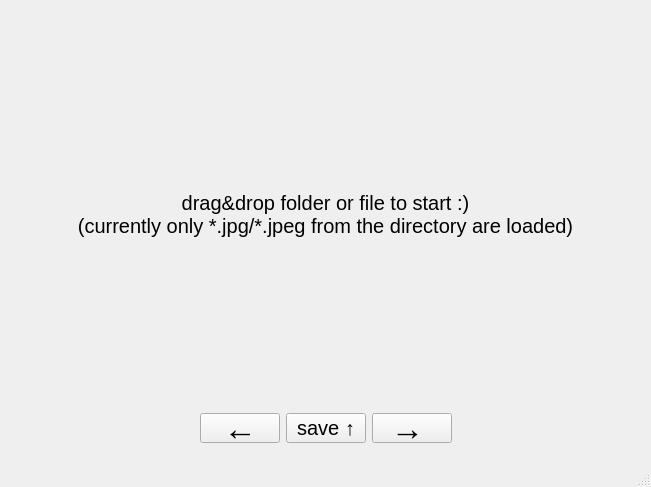
<?xml version="1.0" encoding="UTF-8"?>
<ui version="4.0">
 <class>CullendulaMainWindow</class>
 <widget class="QMainWindow" name="CullendulaMainWindow">
  <property name="geometry">
   <rect>
    <x>0</x>
    <y>0</y>
    <width>651</width>
    <height>487</height>
   </rect>
  </property>
  <property name="sizePolicy">
   <sizepolicy hsizetype="Minimum" vsizetype="Minimum">
    <horstretch>0</horstretch>
    <verstretch>0</verstretch>
   </sizepolicy>
  </property>
  <property name="acceptDrops">
   <bool>false</bool>
  </property>
  <property name="windowTitle">
   <string>Cullendula - your smol helper to pick the best shots</string>
  </property>
  <widget class="QWidget" name="centralWidget">
   <property name="sizePolicy">
    <sizepolicy hsizetype="Preferred" vsizetype="Fixed">
     <horstretch>0</horstretch>
     <verstretch>0</verstretch>
    </sizepolicy>
   </property>
   <property name="acceptDrops">
    <bool>false</bool>
   </property>
   <layout class="QGridLayout" name="gridLayout">
    <item row="0" column="0">
     <widget class="QWidget" name="verticalWidget" native="true">
      <property name="sizePolicy">
       <sizepolicy hsizetype="Expanding" vsizetype="Expanding">
        <horstretch>0</horstretch>
        <verstretch>0</verstretch>
       </sizepolicy>
      </property>
      <layout class="QVBoxLayout" name="verticalLayout">
       <item>
        <widget class="QLabel" name="centerLabel">
         <property name="sizePolicy">
          <sizepolicy hsizetype="Expanding" vsizetype="Expanding">
           <horstretch>0</horstretch>
           <verstretch>0</verstretch>
          </sizepolicy>
         </property>
         <property name="font">
          <font>
           <pointsize>15</pointsize>
          </font>
         </property>
         <property name="acceptDrops">
          <bool>true</bool>
         </property>
         <property name="autoFillBackground">
          <bool>false</bool>
         </property>
         <property name="text">
          <string>drag&amp;drop folder or file to start :)
(currently only *.jpg/*.jpeg from the directory are loaded)</string>
         </property>
         <property name="scaledContents">
          <bool>false</bool>
         </property>
         <property name="alignment">
          <set>Qt::AlignCenter</set>
         </property>
         <property name="wordWrap">
          <bool>true</bool>
         </property>
        </widget>
       </item>
       <item>
        <layout class="QHBoxLayout" name="horizontalLayout">
         <item>
          <spacer name="horizontalSpacer">
           <property name="orientation">
            <enum>Qt::Horizontal</enum>
           </property>
           <property name="sizeHint" stdset="0">
            <size>
             <width>40</width>
             <height>20</height>
            </size>
           </property>
          </spacer>
         </item>
         <item>
          <widget class="QPushButton" name="leftPB">
           <property name="minimumSize">
            <size>
             <width>0</width>
             <height>0</height>
            </size>
           </property>
           <property name="maximumSize">
            <size>
             <width>16777215</width>
             <height>30</height>
            </size>
           </property>
           <property name="font">
            <font>
             <pointsize>25</pointsize>
             <weight>75</weight>
             <bold>true</bold>
             <kerning>true</kerning>
            </font>
           </property>
           <property name="text">
            <string>←</string>
           </property>
           <property name="shortcut">
            <string>Left</string>
           </property>
           <property name="autoRepeat">
            <bool>true</bool>
           </property>
          </widget>
         </item>
         <item>
          <widget class="QPushButton" name="savePB">
           <property name="maximumSize">
            <size>
             <width>16777215</width>
             <height>30</height>
            </size>
           </property>
           <property name="font">
            <font>
             <pointsize>15</pointsize>
            </font>
           </property>
           <property name="text">
            <string>save ↑</string>
           </property>
           <property name="shortcut">
            <string>Up</string>
           </property>
          </widget>
         </item>
         <item>
          <widget class="QPushButton" name="rightPB">
           <property name="maximumSize">
            <size>
             <width>16777215</width>
             <height>30</height>
            </size>
           </property>
           <property name="font">
            <font>
             <pointsize>25</pointsize>
             <weight>75</weight>
             <bold>true</bold>
            </font>
           </property>
           <property name="acceptDrops">
            <bool>false</bool>
           </property>
           <property name="text">
            <string>→ </string>
           </property>
           <property name="shortcut">
            <string>Right</string>
           </property>
           <property name="autoRepeat">
            <bool>true</bool>
           </property>
          </widget>
         </item>
         <item>
          <spacer name="horizontalSpacer_2">
           <property name="orientation">
            <enum>Qt::Horizontal</enum>
           </property>
           <property name="sizeHint" stdset="0">
            <size>
             <width>40</width>
             <height>20</height>
            </size>
           </property>
          </spacer>
         </item>
        </layout>
       </item>
      </layout>
     </widget>
    </item>
   </layout>
  </widget>
  <widget class="QMenuBar" name="menuBar">
   <property name="geometry">
    <rect>
     <x>0</x>
     <y>0</y>
     <width>651</width>
     <height>18</height>
    </rect>
   </property>
   <property name="acceptDrops">
    <bool>false</bool>
   </property>
  </widget>
  <widget class="QStatusBar" name="statusBar"/>
 </widget>
 <layoutdefault spacing="6" margin="11"/>
 <resources/>
 <connections/>
</ui>
